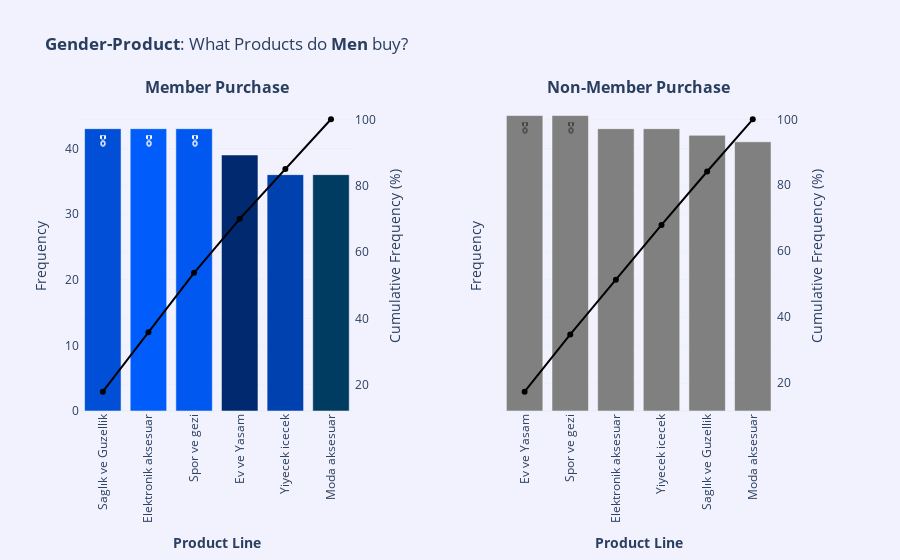

Write notebook code for a chart like this one.
### Markdown cell above
Gender Product: What do women buy? The chart above tells us that for women who are members made use of their membership benefits in purchasing. The top 3 Member Purchase:

Health and Beauty Electronic Accessories Food and Beverages The top 3 Non-member Purchase:

Electronic Accessories Home and Lifestyle Health and Beauty

### Code cell
# Query

male_member_product = mod.query('gender == "Male" & customer_type == "Member"')
male_normal_product = mod.query('gender == "Male" & customer_type == "Normal"')


# Count

m_m_product_line = male_member_product.product_line.unique()
m_m_product_counts = male_member_product.product_line.value_counts()
m_n_product_line = male_normal_product.product_line.unique()
m_n_product_counts = male_normal_product.product_line.value_counts()

# Percentage

cumulative_pv = male_member_product.product_line.value_counts(normalize = True).cumsum()*100
cumulative_pv_norm = male_normal_product.product_line.value_counts(normalize = True).cumsum()*100

# Create subplot

fig = make_subplots(rows = 1, 
                    cols = 2, 
                    column_widths = [5, 5], 
                    shared_yaxes = True, 
                    specs=[[{"secondary_y": True}, {"secondary_y": True}]],
                    subplot_titles = ("<b>Member Purchase</b>", "<b>Non-Member Purchase</b>")
)

# Male-Member Traces

fig.add_trace(go.Bar(
    x = m_m_product_line,
    y = m_m_product_counts,
    name = 'Member-Purchase',
    marker_color = blue_shades,
    text = ['🎖', '🎖', '🎖'],
), row = 1, col = 1, secondary_y = False)

fig.add_trace(go.Scatter(
    x = m_m_product_line,
    y = cumulative_pv,
    name = 'Cumulative Percentage',
    marker_color = 'black'#'yellow' 
), row = 1, col = 1, secondary_y = True)

# Male-Normal Traces

fig.add_trace(go.Bar(
    x = m_n_product_line,
    y = m_n_product_counts,
    name = 'Non-Member-Purchase',
    marker_color = 'gray',#green_shades,
    text = ['🎖', '🎖'],
), row = 1, col = 2, secondary_y = False)

fig.add_trace(go.Scatter(
    x = m_n_product_line,
    y = cumulative_pv_norm,
    name = 'Cumulative Percentage',
    marker_color = 'black'#'yellow'
), row = 1, col = 2, secondary_y = True)


fig.update_xaxes(title_text = '<b>Product Line</b>')
fig.update_yaxes(title_text = 'Frequency', secondary_y = False)
fig.update_yaxes(title_text = 'Cumulative Frequency (%)', secondary_y = True)
fig.update_layout(title = '<b>Gender-Product</b>: What Products do <b>Men</b> buy?', 
                  xaxis=dict(tickangle = -90), xaxis2 = dict(tickangle = -90), 
                  paper_bgcolor = '#F2F2FF',
                  plot_bgcolor = '#F2F2FF',
                  showlegend = False
)

fig.show(config=config)

### Figure 1 — Plotly figure (JSON) as saved in the notebook; plotly's stock layout.template omitted (floating-point values rounded to 4 significant figures)
{"data": [{"marker": {"color": ["#004FD6", "#005DFC", "#0058F0", "#002970", "#0041B0", "#003C61"]}, "name": "Member-Purchase", "text": ["🎖", "🎖", "🎖"], "type": "bar", "x": ["Saglık ve Guzellik", "Elektronik aksesuar", "Spor ve gezi", "Ev ve Yasam", "Yiyecek icecek", "Moda aksesuar"], "xaxis": "x", "y": [43, 43, 43, 39, 36, 36], "yaxis": "y"}, {"marker": {"color": "black"}, "name": "Cumulative Percentage", "type": "scatter", "x": ["Saglık ve Guzellik", "Elektronik aksesuar", "Spor ve gezi", "Ev ve Yasam", "Yiyecek icecek", "Moda aksesuar"], "xaxis": "x", "y": [17.92, 35.83, 53.75, 70, 85, 100], "yaxis": "y2"}, {"marker": {"color": "gray"}, "name": "Non-Member-Purchase", "text": ["🎖", "🎖"], "type": "bar", "x": ["Ev ve Yasam", "Spor ve gezi", "Elektronik aksesuar", "Yiyecek icecek", "Saglık ve Guzellik", "Moda aksesuar"], "xaxis": "x2", "y": [45, 45, 43, 43, 42, 41], "yaxis": "y3"}, {"marker": {"color": "black"}, "name": "Cumulative Percentage", "type": "scatter", "x": ["Ev ve Yasam", "Spor ve gezi", "Elektronik aksesuar", "Yiyecek icecek", "Saglık ve Guzellik", "Moda aksesuar"], "xaxis": "x2", "y": [17.37, 34.75, 51.35, 67.95, 84.17, 100], "yaxis": "y4"}], "layout": {"annotations": [{"font": {"size": 16}, "showarrow": false, "text": "<b>Member Purchase</b>", "x": 0.185, "xanchor": "center", "xref": "paper", "y": 1, "yanchor": "bottom", "yref": "paper"}, {"font": {"size": 16}, "showarrow": false, "text": "<b>Non-Member Purchase</b>", "x": 0.755, "xanchor": "center", "xref": "paper", "y": 1, "yanchor": "bottom", "yref": "paper"}], "paper_bgcolor": "#F2F2FF", "plot_bgcolor": "#F2F2FF", "showlegend": false, "title": {"text": "<b>Gender-Product</b>: What Products do <b>Men</b> buy?"}, "xaxis": {"anchor": "y", "domain": [0, 0.37], "tickangle": -90, "title": {"text": "<b>Product Line</b>"}}, "xaxis2": {"anchor": "y3", "domain": [0.57, 0.94], "tickangle": -90, "title": {"text": "<b>Product Line</b>"}}, "yaxis": {"anchor": "x", "domain": [0, 1], "title": {"text": "Frequency"}}, "yaxis2": {"anchor": "x", "overlaying": "y", "side": "right", "title": {"text": "Cumulative Frequency (%)"}}, "yaxis3": {"anchor": "x2", "domain": [0, 1], "matches": "y", "showticklabels": false, "title": {"text": "Frequency"}}, "yaxis4": {"anchor": "x2", "overlaying": "y3", "side": "right", "title": {"text": "Cumulative Frequency (%)"}}}}
